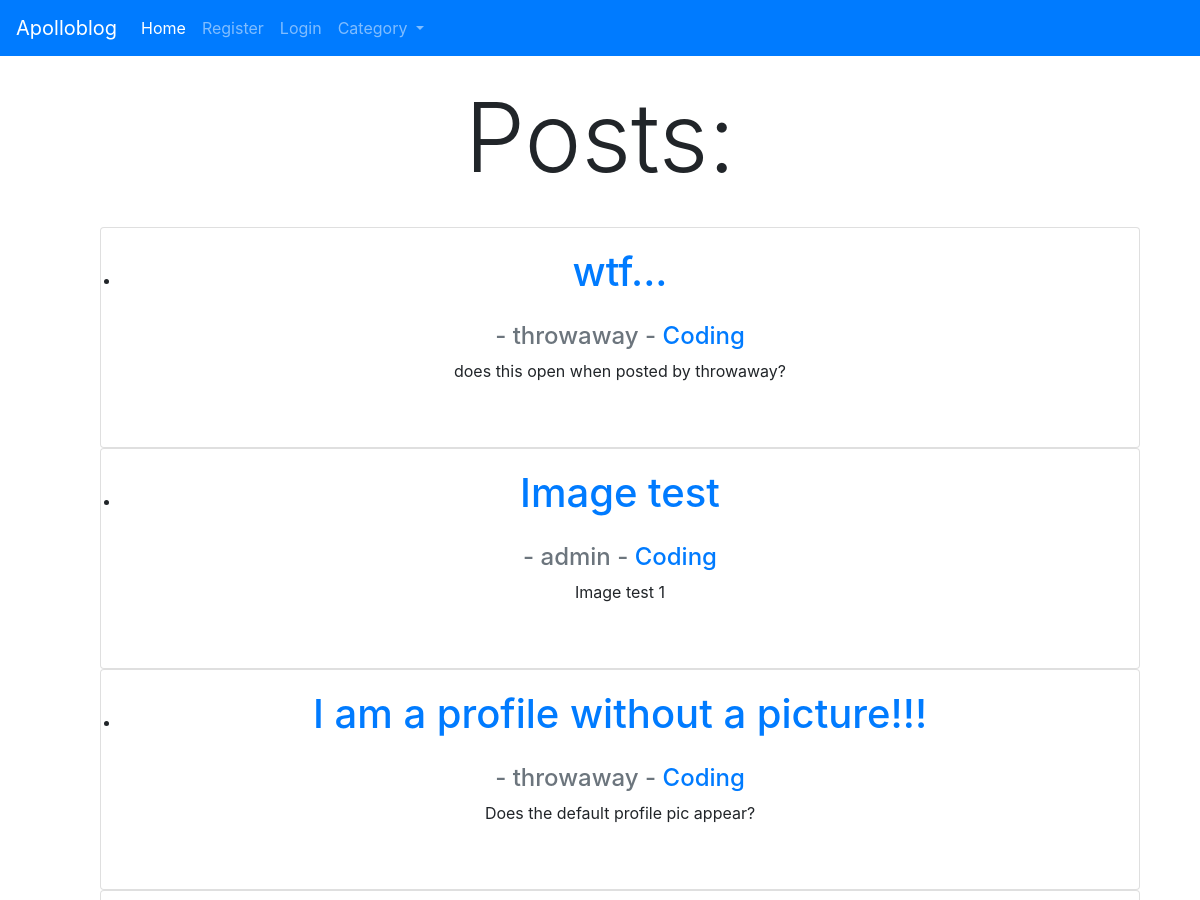
Before: / (upper part) with the older database file.
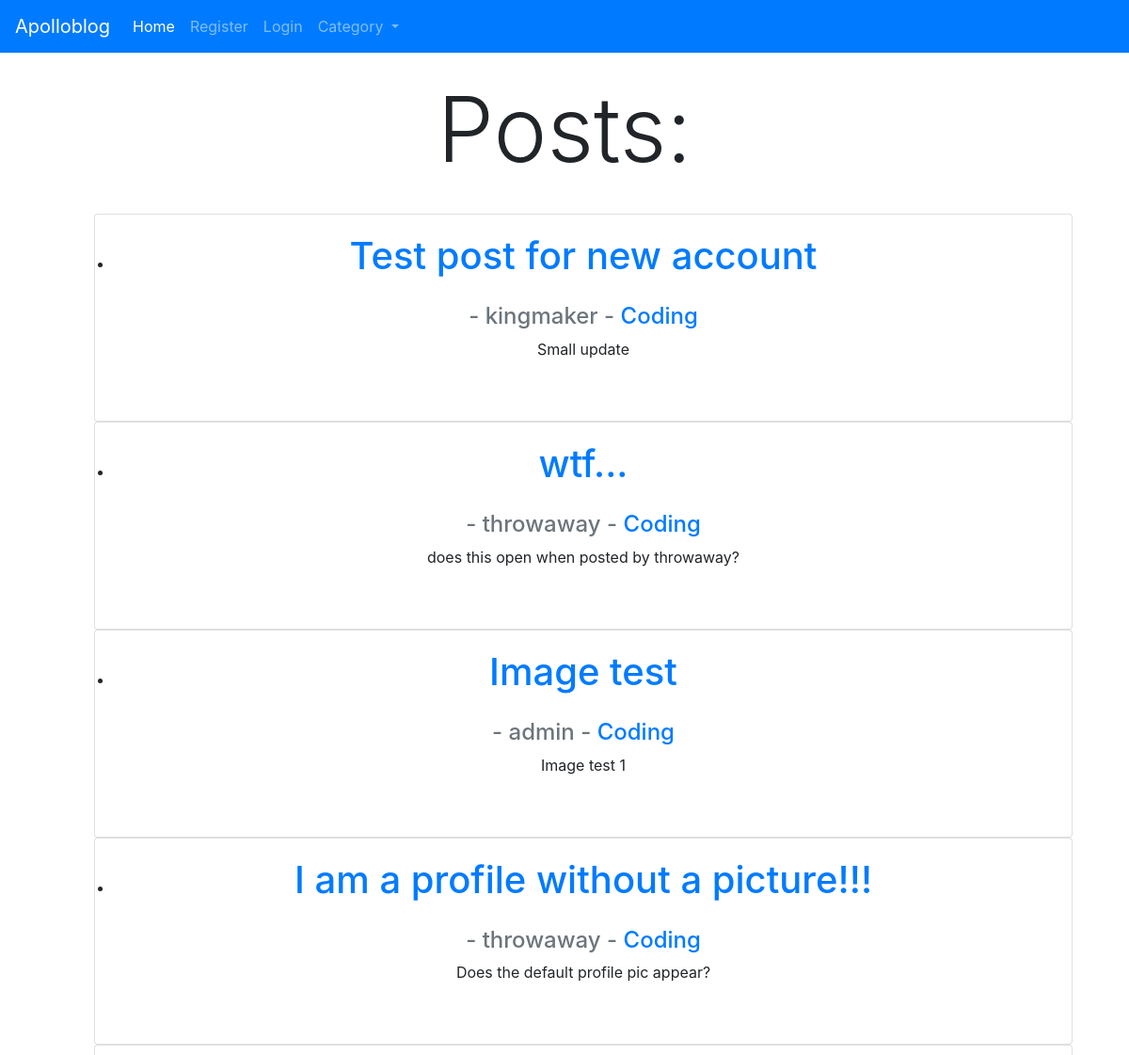
After: the same page with the newer database file.
### blogroot/models.py (models this page shows, shortened)
class Post(models.Model):
	title = models.CharField(max_length=255) #max char length
	header_image = models.ImageField(null=True, blank=True, upload_to="images/")
	title_tag = models.CharField(max_length=255)
	author = models.ForeignKey(User, null=True, on_delete=models.CASCADE)
	body = RichTextField(blank=True, null=True) #initialise ckeditor on body
	name = "Apollo Blog"
	post_date = models.DateField(auto_now_add = True)
	category = models.CharField(max_length=255, default='development')
	snippet = models.CharField(max_length=140)
	likes = models.ManyToManyField(User, related_name='blog_posts')

### blogroot/views.py (the view)
# urls.py: path('', HomeView.as_view(), name='home'),
class HomeView(ListView): # pass in ListView
	model = Post #so our post will appear as a list on homepage
	template_name = 'home.html' #home.html template already created
	ordering = ['-post_date']
	def get_context_data(self, *args, **kwargs):
		cat_menu = Category.objects.all()
		context = super(HomeView, self).get_context_data(*args, **kwargs)
		context["cat_menu"] = cat_menu
		return context

### blogroot/models.py (called while the page is built)
	def __str__(self):
		return self.name

### blogroot/templates/home.html (shortened to what this page needs)
{% extends 'base.html' %}
{% block content %}
<body>
<div class="container-fluid">
<h1 class="display-1"align= center>Posts:</h1> <br />
<ul>
{% for post in object_list %}
<div class="card" align= center>
	<div class="card-body"align= center>
		<li><a  href="{% url 'article_detail' post.pk %}">
		<h1 class="card-title" align= center>{{ post.title }}</h1></a>
</div>
	 	<h4 class="card-subtitle mb-2 text-muted" align= center> - {{ post.author.username }} - <a href="{% url 'category' post.category|slugify %}"> {{ post.category }} </a></h4>
	 	<p class ="card-text" align= center>
	 	{{post.snippet}} </p> <br>
	 </small>  <br />
</div>
{% endfor %}
</ul>
{% endblock %}

Changed rows visible on the page:
added Post: title "Test post for new account", author.username "kingmaker", category "Coding", snippet "Small update"
